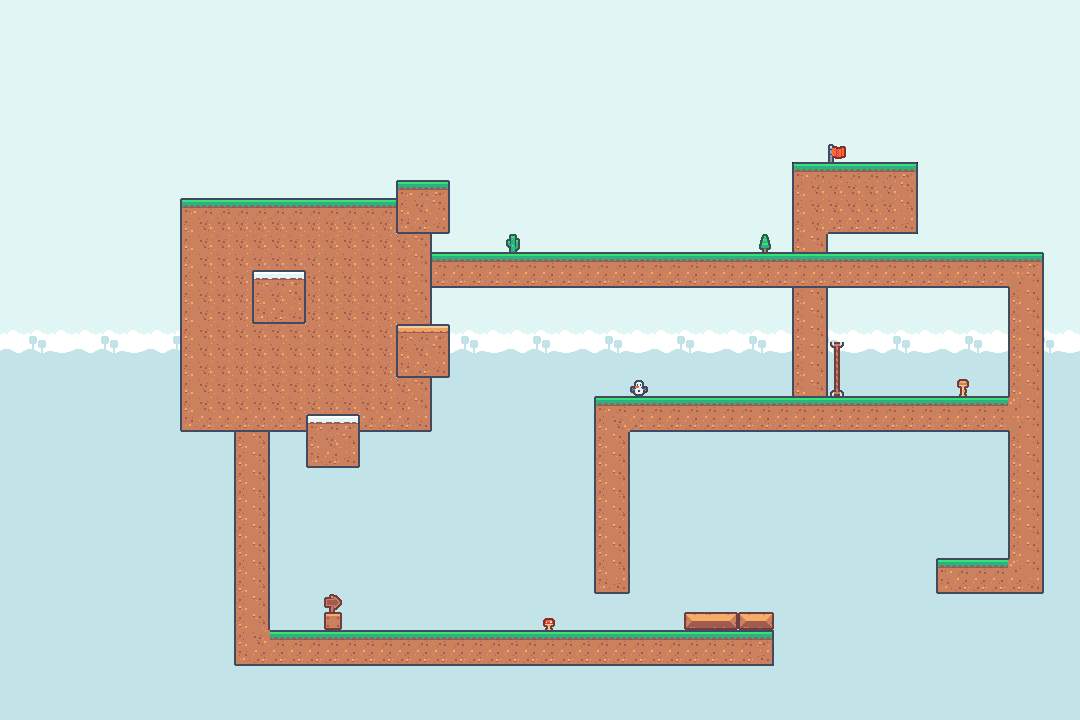

This is a level from a 2D game, rendered from its Tiled map with the project's own tilesets. A one-line summary and the map file follow, with tile-layer data summarised:
An orthogonal 60x40 tile map with 18x18 px tiles, 3 tile layers (Tile Layer 1, Tile Layer 2, Tile Layer 3), 2 tilesets and 26 objects (4x bound, player, BachTuoc, CucDa, box, ...).

<map version="1.10" tiledversion="1.10.2" orientation="orthogonal" renderorder="right-down" width="60" height="40" tilewidth="18" tileheight="18" infinite="0" nextlayerid="5" nextobjectid="40">
 <tileset firstgid="1" source="tileset/tilemap-backgrounds_packed.tsx" />
 <tileset firstgid="41" source="tileset/tilemap_packed.tsx" />
 <layer id="1" name="Tile Layer 1" width="60" height="40">
  <data>[2400 cells, 2395 non-empty, 26 distinct tile ids]</data>
 </layer>
 <layer id="3" name="Tile Layer 2" width="60" height="40">
  <data>[2400 cells, 300 non-empty, 12 distinct tile ids]</data>
 </layer>
 <layer id="4" name="Tile Layer 3" width="60" height="40">
  <data>[2400 cells, 214 non-empty, 29 distinct tile ids]</data>
 </layer>
 <objectgroup id="2" name="objects">
  <object id="1" name="bound" x="0" y="702" width="1080" height="18" />
  <object id="3" name="player" x="378" y="576" width="18" height="18" />
  <object id="4" name="BachTuoc" x="287" y="604" width="18" height="18" />
  <object id="5" name="CucDa" x="702" y="367" width="18" height="18" />
  <object id="6" name="box" x="702" y="594" width="18" height="18" />
  <object id="7" name="door" x="953.818" y="521.636" width="36" height="36" />
  <object id="8" x="180" y="198">
   <polygon points="0,0 252,0 252,234 0,234" />
  </object>
  <object id="9" x="432.051" y="180">
   <polygon points="0,0 17.9486,0 17.9486,54 0,54" />
  </object>
  <object id="10" x="432.018" y="324">
   <polygon points="0,0 17.9819,0 17.9819,54 0,54" />
  </object>
  <object id="11" x="306" y="432.063">
   <polygon points="0,0 54,0 54,35.9375 0,35.9375" />
  </object>
  <object id="12" x="234" y="432">
   <polygon points="0,0 36,0 36,198 0,198" />
  </object>
  <object id="13" x="270" y="630">
   <polygon points="0,0 504,0 504,36 0,36" />
  </object>
  <object id="14" x="324" y="594">
   <polygon points="0,0 18,0 18,36 0,36" />
  </object>
  <object id="15" x="684" y="612">
   <polygon points="0,0 90.0417,0 90.0417,18 0,18" />
  </object>
  <object id="16" x="630" y="594">
   <polygon points="0,0 -36,0 -36,-198.068 0,-198.068" />
  </object>
  <object id="17" x="630.049" y="396">
   <polygon points="0,0 378.076,0 378.076,36 0,36" />
  </object>
  <object id="24" x="937.727" y="558">
   <polygon points="0,0 0,36 106.455,36 106.455,0" />
  </object>
  <object id="25" x="1008.13" y="288">
   <polygon points="0,0 0,270 35.2841,270 35.2841,0" />
  </object>
  <object id="26" x="432" y="252">
   <polygon points="0,0 611.682,0 611.682,36 0,36" />
  </object>
  <object id="27" x="792" y="288">
   <polygon points="0,0 0,108 36,108 36,0" />
  </object>
  <object id="28" x="828" y="252">
   <polygon points="0,0 0,-17.9783 -36,-17.9783 -36,0" />
  </object>
  <object id="29" x="791.951" y="234">
   <polygon points="0,0 126.049,0 126.049,-72 0,-72" />
  </object>
  <object id="37" x="396" y="180">
   <polygon points="0,0 36,0 36,18 0,18" />
  </object>
  <object id="31" name="bound" x="1062" y="0" width="18" height="702" />
  <object id="33" name="bound" x="126" y="0" width="18" height="702" />
  <object id="34" name="bound" x="144" y="-36" width="918" height="36" />
 </objectgroup>
</map>
